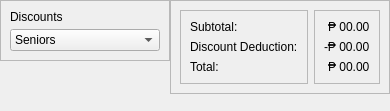
                    <widget class="QWidget" name="widget_7" native="true">
                     <property name="sizePolicy">
                      <sizepolicy hsizetype="Preferred" vsizetype="Maximum">
                       <horstretch>0</horstretch>
                       <verstretch>0</verstretch>
                      </sizepolicy>
                     </property>
                     <layout class="QHBoxLayout" name="horizontalLayout_10">
                      <property name="spacing">
                       <number>0</number>
                      </property>
                      <property name="leftMargin">
                       <number>0</number>
                      </property>
                      <property name="topMargin">
                       <number>0</number>
                      </property>
                      <property name="rightMargin">
                       <number>0</number>
                      </property>
                      <property name="bottomMargin">
                       <number>17</number>
                      </property>
                      <item alignment="Qt::AlignTop">
                       <widget class="QFrame" name="frame_8">
                        <property name="frameShape">
                         <enum>QFrame::StyledPanel</enum>
                        </property>
                        <property name="frameShadow">
                         <enum>QFrame::Raised</enum>
                        </property>
                        <layout class="QVBoxLayout" name="verticalLayout_20">
                         <property name="spacing">
                          <number>5</number>
                         </property>
                         <item>
                          <widget class="QLabel" name="label_38">
                           <property name="sizePolicy">
                            <sizepolicy hsizetype="Preferred" vsizetype="Maximum">
                             <horstretch>0</horstretch>
                             <verstretch>0</verstretch>
                            </sizepolicy>
                           </property>
                           <property name="text">
                            <string>Discounts</string>
                           </property>
                          </widget>
                         </item>
                         <item>
                          <widget class="QComboBox" name="DiscountSelection">
                           <property name="sizePolicy">
                            <sizepolicy hsizetype="Maximum" vsizetype="Fixed">
                             <horstretch>0</horstretch>
                             <verstretch>0</verstretch>
                            </sizepolicy>
                           </property>
                           <property name="minimumSize">
                            <size>
                             <width>150</width>
                             <height>0</height>
                            </size>
                           </property>
                           <item>
                            <property name="text">
                             <string>Seniors</string>
                            </property>
                           </item>
                          </widget>
                         </item>
                        </layout>
                       </widget>
                      </item>
                      <item>
                       <widget class="QFrame" name="frame_9">
                        <property name="frameShape">
                         <enum>QFrame::StyledPanel</enum>
                        </property>
                        <property name="frameShadow">
                         <enum>QFrame::Raised</enum>
                        </property>
                        <layout class="QHBoxLayout" name="horizontalLayout_11">
                         <item>
                          <widget class="QFrame" name="frame_10">
                           <property name="frameShape">
                            <enum>QFrame::StyledPanel</enum>
                           </property>
                           <property name="frameShadow">
                            <enum>QFrame::Raised</enum>
                           </property>
                           <layout class="QVBoxLayout" name="verticalLayout_21">
                            <item>
                             <widget class="QLabel" name="label_39">
                              <property name="text">
                               <string>Subtotal:</string>
                              </property>
                             </widget>
                            </item>
                            <item>
                             <widget class="QLabel" name="label_40">
                              <property name="text">
                               <string>Discount Deduction:</string>
                              </property>
                             </widget>
                            </item>
                            <item>
                             <widget class="QLabel" name="label_41">
                              <property name="text">
                               <string>Total:</string>
                              </property>
                             </widget>
                            </item>
                           </layout>
                          </widget>
                         </item>
                         <item>
                          <widget class="QFrame" name="frame_11">
                           <property name="frameShape">
                            <enum>QFrame::StyledPanel</enum>
                           </property>
                           <property name="frameShadow">
                            <enum>QFrame::Raised</enum>
                           </property>
                           <layout class="QVBoxLayout" name="verticalLayout_22">
                            <item alignment="Qt::AlignRight">
                             <widget class="QLabel" name="SubtotalAmount">
                              <property name="text">
                               <string>₱ 00.00</string>
                              </property>
                             </widget>
                            </item>
                            <item alignment="Qt::AlignRight">
                             <widget class="QLabel" name="DiscountedAmount">
                              <property name="text">
                               <string>-₱ 00.00</string>
                              </property>
                             </widget>
                            </item>
                            <item alignment="Qt::AlignRight">
                             <widget class="QLabel" name="TotalAmount">
                              <property name="text">
                               <string>₱ 00.00</string>
                              </property>
                             </widget>
                            </item>
                           </layout>
                          </widget>
                         </item>
                        </layout>
                       </widget>
                      </item>
                     </layout>
                    </widget>
